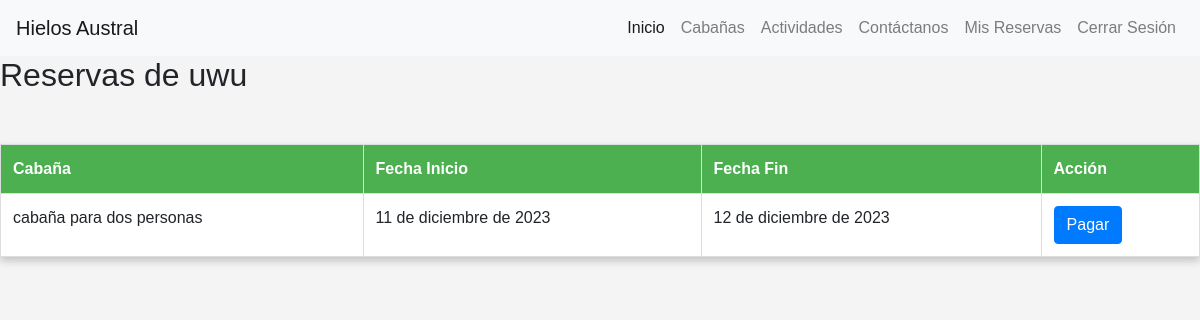
The app's page /reservas/cliente/4/ (signed in), older data.
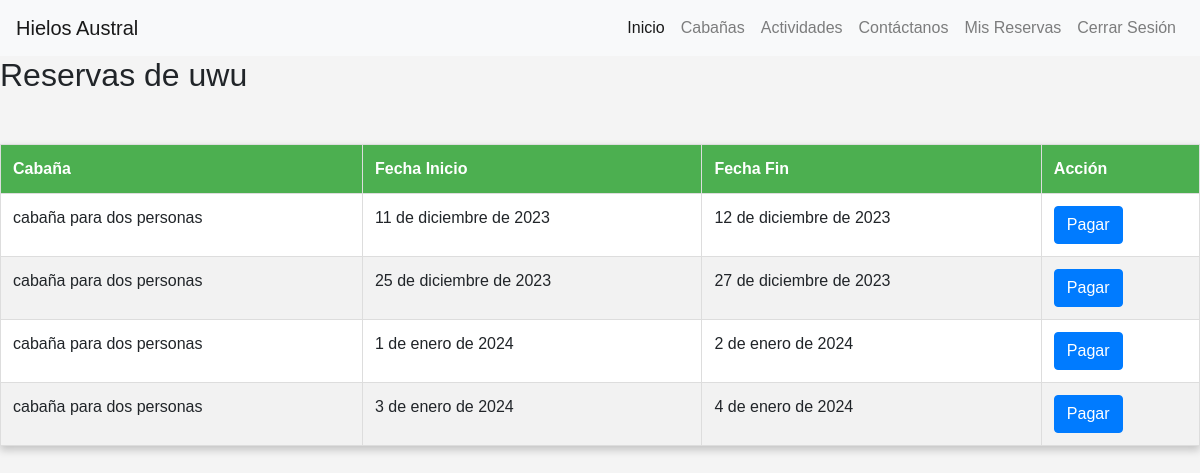
The same page, newer data.
### modelapp/models.py (models this page shows)
class Reserva(models.Model):
    reserva_id = models.AutoField(primary_key=True)
    cliente = models.ForeignKey(settings.AUTH_USER_MODEL, on_delete=models.CASCADE)
    cabaña = models.ForeignKey(Cabaña, on_delete=models.CASCADE)
    fecha_inicio = models.DateField()
    fecha_fin = models.DateField()

class Cabaña(models.Model):
    cabaña_id = models.AutoField(primary_key=True)
    precio = models.DecimalField(max_digits=10, decimal_places=2)
    capacidad = models.PositiveIntegerField()
    descripcion = models.TextField()
    imagen = models.ImageField(upload_to='cabañas/')

### modelapp/views.py (the view)
# urls.py: path('reservas/cliente/<int:cliente_id>/', views.reservas_por_cliente, name='reservas_por_cliente'),
@login_required
def reservas_por_cliente(request, cliente_id):
    cliente = get_object_or_404(User, pk=cliente_id)
    reservas = Reserva.objects.filter(cliente=cliente)
    return render(request, 'verReservas.html', {'reservas': reservas, 'cliente': cliente})

### templates/verReservas.html
{% extends 'layout.html' %}
{% block content %}
<h2>Reservas de {{ cliente.username }}</h2>
<table class="reservas-table">
    <thead>
        <tr>
            <th>Cabaña</th>
            <th>Fecha Inicio</th>
            <th>Fecha Fin</th>
            <th>Acción</th>
        </tr>
    </thead>
    <tbody>
        {% for reserva in reservas %}
        <tr>
            <td>{{ reserva.cabaña.descripcion }}</td>
            <td>{{ reserva.fecha_inicio }}</td>
            <td>{{ reserva.fecha_fin }}</td>
            <td>
                <a href="{% url 'web:pagar' reserva.reserva_id%}" class="btn btn-primary">Pagar</a>
            </td>
        </tr>
        {% empty %}
        <tr>
            <td colspan="4">No hay reservas para este cliente.</td>
        </tr>
        {% endfor %}
    </tbody>
</table>
{% endblock %}

Row changes from the older to the newer data that the page shows:
added Reserva: cabaña.descripcion "cabaña para dos personas", fecha_inicio "25 de diciembre de 2023", fecha_fin "27 de diciembre de 2023"
added Reserva: cabaña.descripcion "cabaña para dos personas", fecha_inicio "1 de enero de 2024", fecha_fin "2 de enero de 2024"
added Reserva: cabaña.descripcion "cabaña para dos personas", fecha_inicio "3 de enero de 2024", fecha_fin "4 de enero de 2024"
